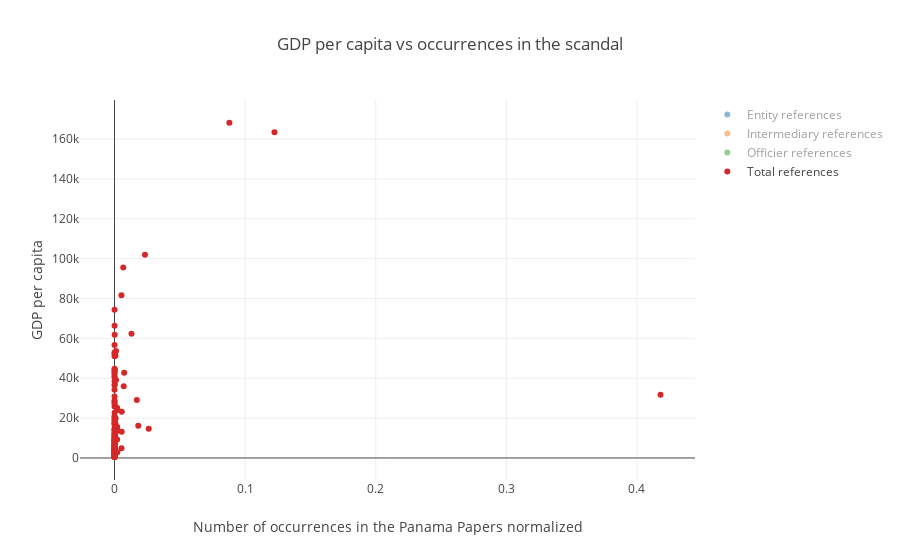

The notebook cell saved with this chart:
### Markdown cell above
We display the scatter plot showing the correlation between the GDP per capita and the number of total occurrences normalized in the scandal. As said earlier, we will only consider the number of occurrences normalized since countries with high populations will render the number of counts more biased.

### Code cell
plot_all_entity(gdp_data, 'counts_normalized', 'Value', nodes_types_desc, 3, 'GDP per capita vs occurrences in the scandal', 'Number of occurrences in the Panama Papers normalized', 'GDP per capita', 'scatter_gdp_count.html')

### Figure 1 — Plotly figure (JSON) as saved in the notebook; plotly's stock layout.template omitted (floating-point values rounded to 4 significant figures; data arrays with more than 128 entries replaced by an {"elided": "..."} marker saying what was removed)
{"data": [{"mode": "markers", "name": "Entity references", "text": {"elided": "149 str values"}, "type": "scatter", "uid": "d247a854-9ce3-4a21-90d6-823420399c78", "visible": "legendonly", "x": {"elided": "149 float values"}, "y": {"elided": "149 float values"}}, {"mode": "markers", "name": "Intermediary references", "text": {"elided": "129 str values"}, "type": "scatter", "uid": "01d1b2c3-ea83-40a5-b14f-1373504ae190", "visible": "legendonly", "x": {"elided": "129 float values"}, "y": {"elided": "129 float values"}}, {"mode": "markers", "name": "Officier references", "text": {"elided": "188 str values"}, "type": "scatter", "uid": "9a066ad7-497d-4d86-8f90-4062591cbfb5", "visible": "legendonly", "x": {"elided": "188 float values"}, "y": {"elided": "188 float values"}}, {"mode": "markers", "name": "Total references", "text": ["Aruba", "Angola", "Andorra", "United Arab Emirates", "Argentina", "Antigua and Barbuda", "Australia", "Austria", "Belgium", "Bangladesh", "Bulgaria", "Bahrain", "Bahamas", "Belarus", "Belize", "Bermuda", "Bolivia", "Brazil", "Barbados", "Botswana", "Canada", "Switzerland", "Chile", "China", "Côte d'Ivoire", "Colombia", "Costa Rica", "Cuba", "Curaçao", "Cayman Islands", "Cyprus", "Czech Republic", "Germany", "Djibouti", "Denmark", "Dominican Republic", "Ecuador", "Egypt", "Spain", "Estonia", "Finland", "France", "United Kingdom", "Georgia", "Ghana", "Greece", "Guatemala", "Hong Kong", "Honduras", "Croatia", "Hungary", "Indonesia", "India", "Ireland", "Iran", "Iceland", "Israel", "Italy", "Jordan", "Japan", "Kazakhstan", "Kenya", "Saint Kitts and Nevis", "South Korea", "Kuwait", "Lebanon", "Liberia", "Libya", "Saint Lucia", "Liechtenstein", "Sri Lanka", "Lithuania", "Luxembourg", "Latvia", "Morocco", "Monaco", "Moldova", "Mexico", "Macedonia", "Malta", "Mozambique", "Mauritius", "Malawi", "Malaysia", "Nigeria", "Nicaragua", "Netherlands", "Norway", "New Zealand", "Oman", "Pakistan", "Panama", "Peru", "Philippines", "Poland", "Puerto Rico", "Portugal", "Paraguay", "Qatar", "Romania", "Russia", "Saudi Arabia", "Sudan", "Singapore", "El Salvador", "Slovenia", "Sweden", "Seychelles", "Syria", "Turks and Caicos Islands", "Thailand", "Trinidad and Tobago", "Tunisia", "Turkey", "Tanzania", "Tanzania", "Uganda", "Ukraine", "Uruguay", "United States", "Saint Vincent and the Grenadines", "Venezuela", "British Virgin Islands", "Viet Nam", "Vanuatu", "South Africa", "Zambia", "Zimbabwe"], "type": "scatter", "uid": "410e79d7-04b0-4de2-9bf2-16bc3b41bed4", "visible": true, "x": [0.0005877, 2.526e-06, 0.007069, 0.001146, 3.75e-05, 0.002397, 5.242e-05, 1.545e-05, 3.426e-05, 1.694e-07, 2.27e-05, 7.632e-05, 0.01709, 9.394e-06, 0.00534, 0.006678, 1.486e-05, 1.864e-05, 0.0002964, 5.165e-05, 3.565e-05, 0.0053, 2.18e-05, 2.06e-05, 2.352e-06, 6.926e-05, 0.0003048, 3.234e-06, 0.0008595, 0.013, 0.005558, 2.717e-05, 6.495e-06, 4.385e-06, 1.311e-05, 7.688e-05, 0.0001947, 3.79e-06, 4.563e-05, 0.0007524, 2.032e-05, 1.858e-05, 0.0002461, 2.039e-05, 1.446e-06, 5.793e-05, 0.0001382, 0.007397, 6.016e-06, 8.494e-06, 2.747e-05, 4.233e-06, 3.339e-07, 0.0001245, 1.875e-06, 0.0007117, 0.0002131, 2.454e-05, 0.000225, 3.386e-06, 1.082e-05, 4.715e-06, 0.01818, 3.705e-06, 6.081e-05, 0.0002281, 2.733e-05, 8.704e-06, 0.0001417, 0.08797, 1.348e-06, 2.183e-05, 0.02334, 0.0007478, 3.118e-06, 0.1225, 1.856e-05, 2.761e-06, 2.888e-06, 0.002402, 1.249e-06, 0.002045, 2.285e-06, 5.075e-05, 1.23e-06, 6.152e-06, 2.882e-05, 2.2e-05, 9.092e-05, 1.692e-05, 1.218e-06, 0.00549, 5.566e-05, 4.236e-06, 8.024e-06, 2.829e-06, 5.394e-05, 2.61e-05, 5.559e-05, 5.224e-06, 5.833e-05, 2.723e-05, 2.915e-07, 0.001172, 5.715e-05, 3.346e-05, 2.321e-05, 0.02622, 3.385e-06, 0.002075, 2.808e-05, 1.846e-05, 3.41e-06, 1.005e-05, 9.764e-07, 9.764e-07, 2.575e-07, 1.703e-05, 0.002107, 2.285e-05, 0.0004664, 5.153e-05, 0.418, 1.21e-06, 0.00216, 3.816e-05, 3.265e-06, 1.94e-05], "y": [25810.0, 4133.0, 36040.0, 39120.0, 14600.0, 13660.0, 52240.0, 44020.0, 40330.0, 1206.0, 6994.0, 22690.0, 29060.0, 5952.0, 4850.0, 95530.0, 3077.0, 8757.0, 15700.0, 6521.0, 43190.0, 81650.0, 13650.0, 8036.0, 1421.0, 6045.0, 11410.0, 7609.0, 19950.0, 62260.0, 23230.0, 17620.0, 41310.0, 1873.0, 52960.0, 6468.0, 6205.0, 3388.0, 25820.0, 17160.0, 42400.0, 36500.0, 44120.0, 3541.0, 1354.0, 17430.0, 3924.0, 42700.0, 2326.0, 11670.0, 12560.0, 3336.0, 1629.0, 61830.0, 4958.0, 51240.0, 37090.0, 30790.0, 4096.0, 34220.0, 10390.0, 1350.0, 16180.0, 27330.0, 28980.0, 8452.0, 593.1, 5993.0, 8184.0, 168200.0, 3892.0, 14160.0, 102000.0, 13550.0, 2907.0, 163400.0, 1602.0, 9291.0, 4840.0, 24050.0, 528.3, 9275.0, 365.9, 9644.0, 2730.0, 2096.0, 44750.0, 74360.0, 38490.0, 16630.0, 1413.0, 13130.0, 6030.0, 2878.0, 12470.0, 28080.0, 19140.0, 4109.0, 66350.0, 8931.0, 9218.0, 20650.0, 2058.0, 53630.0, 4127.0, 20760.0, 51000.0, 14690.0, 1515.0, 25120.0, 5815.0, 19060.0, 3815.0, 10980.0, 870.4, 794.7, 627.9, 2038.0, 15520.0, 56640.0, 6912.0, 11050.0, 31700.0, 2065.0, 2899.0, 5741.0, 1319.0, 1019.0]}], "layout": {"hovermode": "closest", "title": "GDP per capita vs occurrences in the scandal", "xaxis": {"title": "Number of occurrences in the Panama Papers normalized"}, "yaxis": {"title": "GDP per capita"}}}
